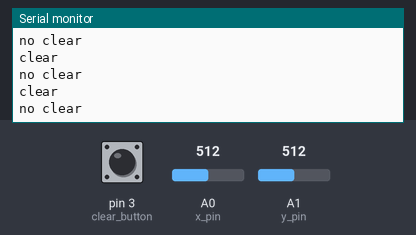
The sketch below on a simulated Arduino Uno, built with avr-gcc and run on an emulated ATmega328P. Shown: the last lines printed to the serial monitor. The test bench sets the inputs (shaded band); at power-on: A0 (x_pin) = 512, A1 (y_pin) = 512, pin 3 (clear_button) HIGH.

Above: at 1.2 s.
1.3 s: A0 (x_pin) set to 716
At 1.41 s:
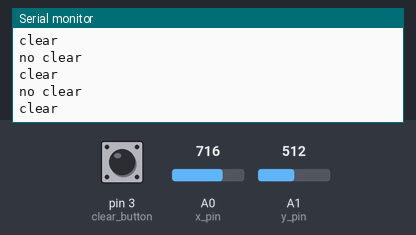
3.4 s: A1 (y_pin) set to 716
At 3.41 s:
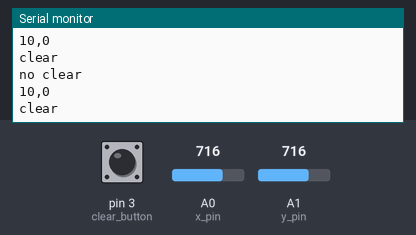
4.9 s: pin 3 (clear_button) pulled LOW for 1 s
7.4 s: A0 (x_pin) set to 511
At 7.72 s:
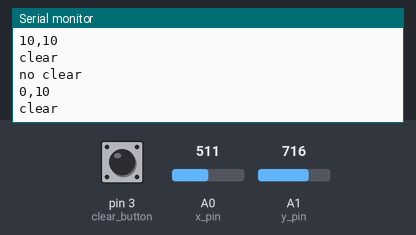
8.9 s: pin 3 (clear_button) pulled LOW for 0.25 s
Timing chart, 0 to 11.6 s (numbered marks = the images above; inputs shaded):
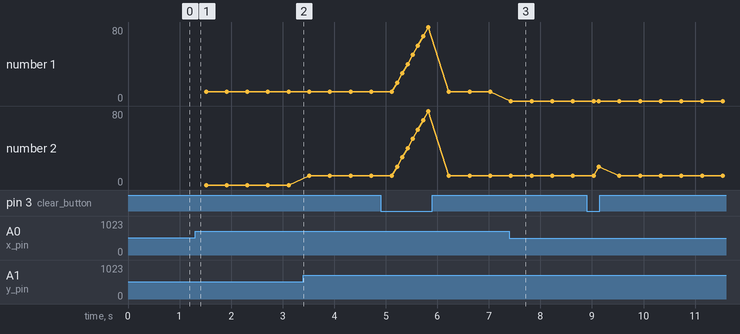

The sketch:

CSC4513_etchasketch.ino
```cpp
#include <stdio.h>

// ARDUINO TO PROCESSING
// This sketch reads analog inputs from one joystick (X, Y) and a push button (Clear).
// It sends Serial data to Processing whenever the cursor moves.
//
// Data format:
//    - On movement: "x_cur,y_cur\n"
//    - On clear button press: "clear\n"
//
// Baud Rate: 9600 (match in Processing)

// PIN CONFIGURATION
const int x_pin = A0; // JOYSTICK VRX
const int y_pin = A1; // JOYSTICK VRY
const int clear_button = 3;

// POSITION TRACKING
int x_cur = 0;
int y_cur = 0;
int x_prev = 0;
int y_prev = 0;

// STATE FLAG
bool clear_requested = false;

void setup() {
    // Initialize pins; Put analog pins in input mode
    pinMode(x_pin, INPUT);
    pinMode(y_pin, INPUT);

    // Put digital pin in input mode (default: high)
    pinMode(clear_button, INPUT_PULLUP);

    // Start Serial communication
    Serial.begin(9600);
}

// Send current position or clear command over Serial
/*
  In Processing:

  String data = myPort.readStringUntil('\n');
  // Parse 'data' for "clear" or x,y coordinates
*/
void print_pos() {
    if (clear_requested) {
        Serial.println("clear");  // Send clear command
        delay(200);
        clear_requested == false;
    }
    if (x_cur != 0 || y_cur != 0) {
        Serial.print(x_cur);
        Serial.print(",");
        Serial.println(y_cur);   // Send position as x,y
    }
}

void loop() {
    // Placeholders
    x_prev = x_cur;
    y_prev = y_cur;

    // Read from potentiometers connected to analog pins
    int x_read = analogRead(x_pin);
    int y_read = analogRead(y_pin);

    const int centre = 512;
    const int th = 20;

    // Update current position based on new joystick position
    if (x_read < centre - th){
       x_cur -= 10;
    } else if (x_read > centre + th){
       x_cur += 10;
    }
    if (y_read < centre - th){
       y_cur -= 10;
    } else if(y_read > centre + th){
       y_cur += 10;
    }

    // Keep cur within bounds
    x_cur = constrain(x_cur,0,350);
    y_cur = constrain(y_cur,0,350);

    // Invert value of button (FALSE = pushed, TRUE = not pushed)
    if(digitalRead(clear_button) == HIGH && clear_requested == false){
        clear_requested = true;
        x_cur = 0;
        y_cur = 0;
    }
    else {
        clear_requested = false;
        Serial.println("no clear");
    }

    // Print new position to serial monitor if position values have changed
    if ((x_prev != x_cur || y_prev != y_cur) || clear_requested) {
        print_pos();
    }

    // Wait for short time before looping
    delay(100);
}
```

Measured:
- after the input at 7.4 s, the serial monitor: prints a new line at once (image 3)
- plotted number 1: 10 → 0 after the input at 7.4 s
